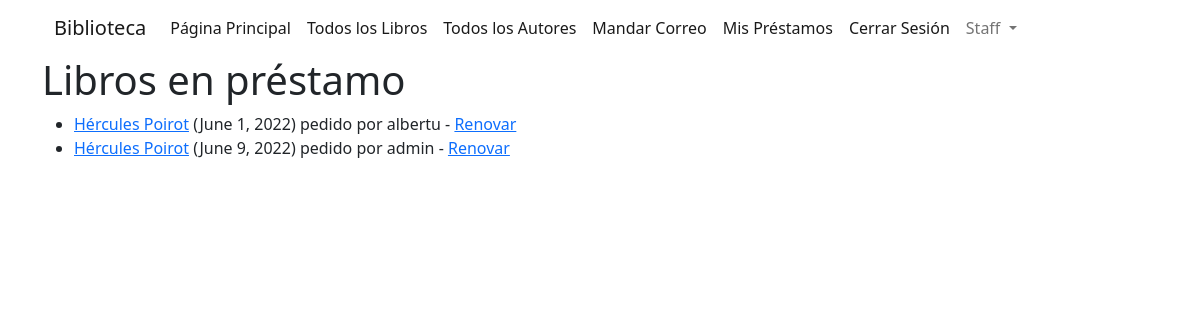
The page /catalogo/prestados/ (signed in) on the database its author committed.
### catalogo/models.py (models this page shows, shortened)
class Timestamp(models.Model):
    creado_en = models.DateTimeField(auto_now_add=True)
    editado_en = models.DateTimeField(auto_now=True)
    class Meta:
        abstract = True

class InstanciaLibro(SafeDeleteModel, Timestamp):
    id = models.UUIDField(primary_key=True, default=uuid.uuid4,
                          help_text='Identificador único para este libro particular en toda la biblioteca')
    libro = models.ForeignKey('Libro', on_delete=models.CASCADE, null=True)
    sello = models.CharField(max_length=200)
    fecha_entrega = models.DateField(null=True, blank=True)
    prestatario = models.ForeignKey(User, on_delete=models.SET_NULL, null=True, blank=True)
    ESTADO_PRESTAMO = (
        ('m', 'Mantenimiento'),
        ('p', 'En Prestamo'),
        ('d', 'Disponible'),
        ('r', 'Reservado'),
    )
    estado = models.CharField(
        max_length=1,
        choices=ESTADO_PRESTAMO,
        blank=True,
        default='m',
        help_text='Disponibilidad del libro',
    )
    """
    Si no quieres definir ordenamiento en el modelo estas son las alternativas:

    Add a ordering inside a class Meta declaration on your model.
    Add a queryset attribute in your custom class-based view, specifying an order_by().
    Adding a get_queryset method to your custom class-based view and also specify the order_by().¿
    """
    class Meta:
        ordering = ['fecha_entrega']
        permissions = (("puede_marcar_retornado", "Marcar libro como retornado"),)
    @property
    def esta_atrasado(self):
        if self.fecha_entrega and date.today() > self.fecha_entrega:
            return True
        return False

class Libro(SafeDeleteModel, Timestamp):
    _safedelete_policy = safedelete.models.SOFT_DELETE_CASCADE
    titulo = models.CharField(max_length=200)
    autor = models.ForeignKey(Autor, on_delete=models.SET_NULL, null=True)
    resumen = models.TextField(max_length=1000, help_text='Inserta una breve descripción del libro')
    isbn = models.CharField('ISBN', max_length=13, unique=True,
                            help_text='13 caracteres <a href="https://www.isbn-international.org/content/what-isbn">ISBN number</a>')
    genero = models.ManyToManyField(Genero, help_text='Selecciona uno o varios géneros para este libro')
    portada = models.ImageField(blank=True, null=True)

### catalogo/views.py (the view)
# urls.py: path('prestados/', views.ListaLibrosPrestados.as_view(), name='todos-prestamos'),
class ListaLibrosPrestados(PermissionRequiredMixin, generic.ListView):
    model = InstanciaLibro
    permission_required = 'catalogo.puede_marcar_retornado'
    context_object_name = 'libros'
    template_name = 'lista_libros_prestados.html'
    def get_queryset(self):
        return InstanciaLibro.objects.filter(estado__exact='p').order_by('fecha_entrega')

### catalogo/templates/lista_libros_prestados.html
{% extends "base.html" %}
{% block contenido %}
    <h1>Libros en préstamo</h1>
    {% if libros %}
    <ul>
      {% for instancia in libros %}
      <li class="{% if instancia.esta_atrasado %}text-danger{% endif %}">
        <a href="{% url 'detalle-libro' instancia.libro.pk %}">{{ instancia.libro.titulo }}</a> ({{ instancia.fecha_entrega }}) pedido por {{ instancia.prestatario.username }} {% if perms.catalogo.puede_marcar_retornado %}- <a href="{% url 'renovar-libro-bibliotecario' instancia.pk %}">Renovar</a>{% endif %}
      </li>
      {% endfor %}
    </ul>
    {% else %}
      <p>Actualmente no hay ningún libro en préstamo.</p>
    {% endif %}
{% endblock %}

### rows shown on the page
InstanciaLibro: libro.titulo "Hércules Poirot", fecha_entrega "June 1, 2022", prestatario.username "albertu"
InstanciaLibro: libro.titulo "Hércules Poirot", fecha_entrega "June 9, 2022", prestatario.username "admin"
